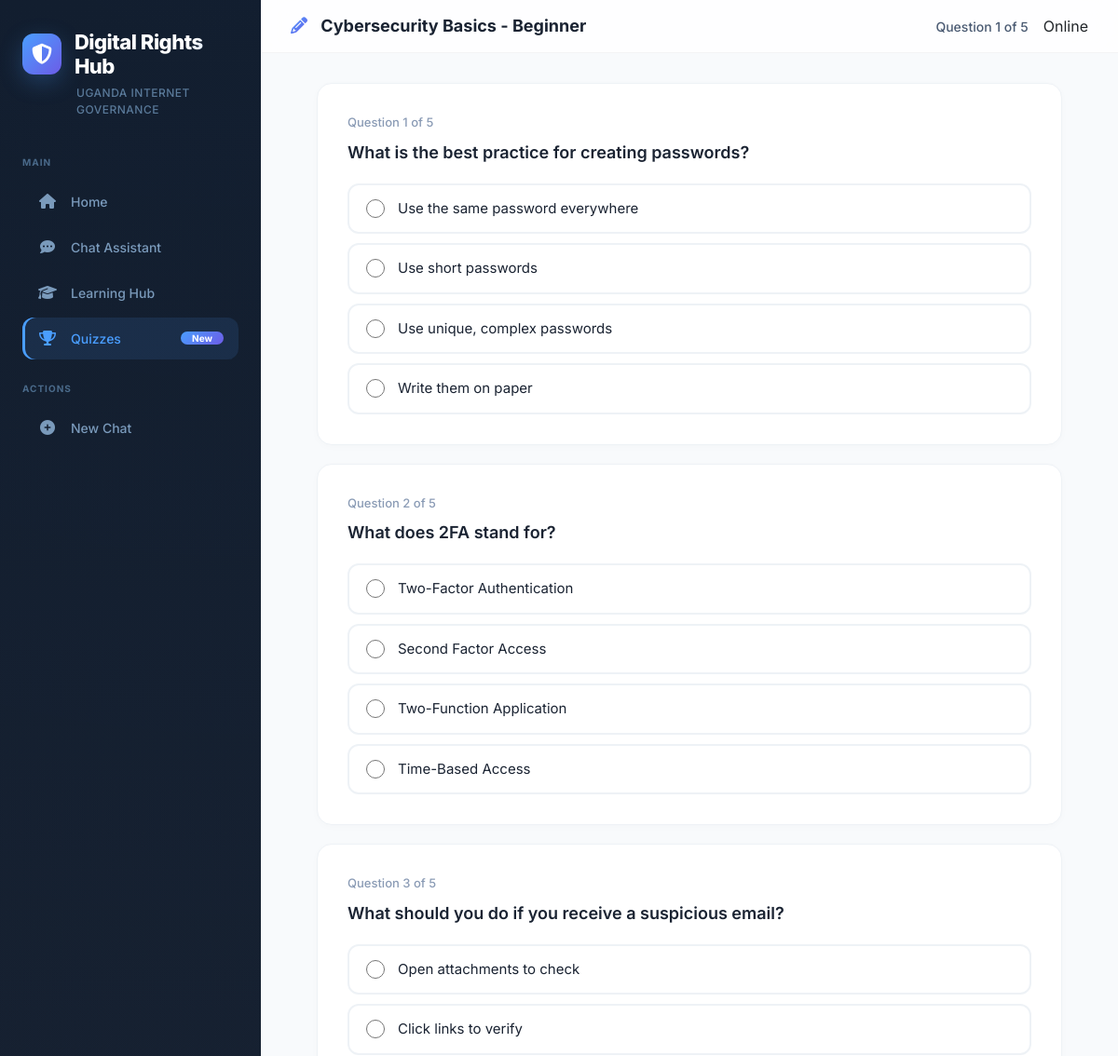
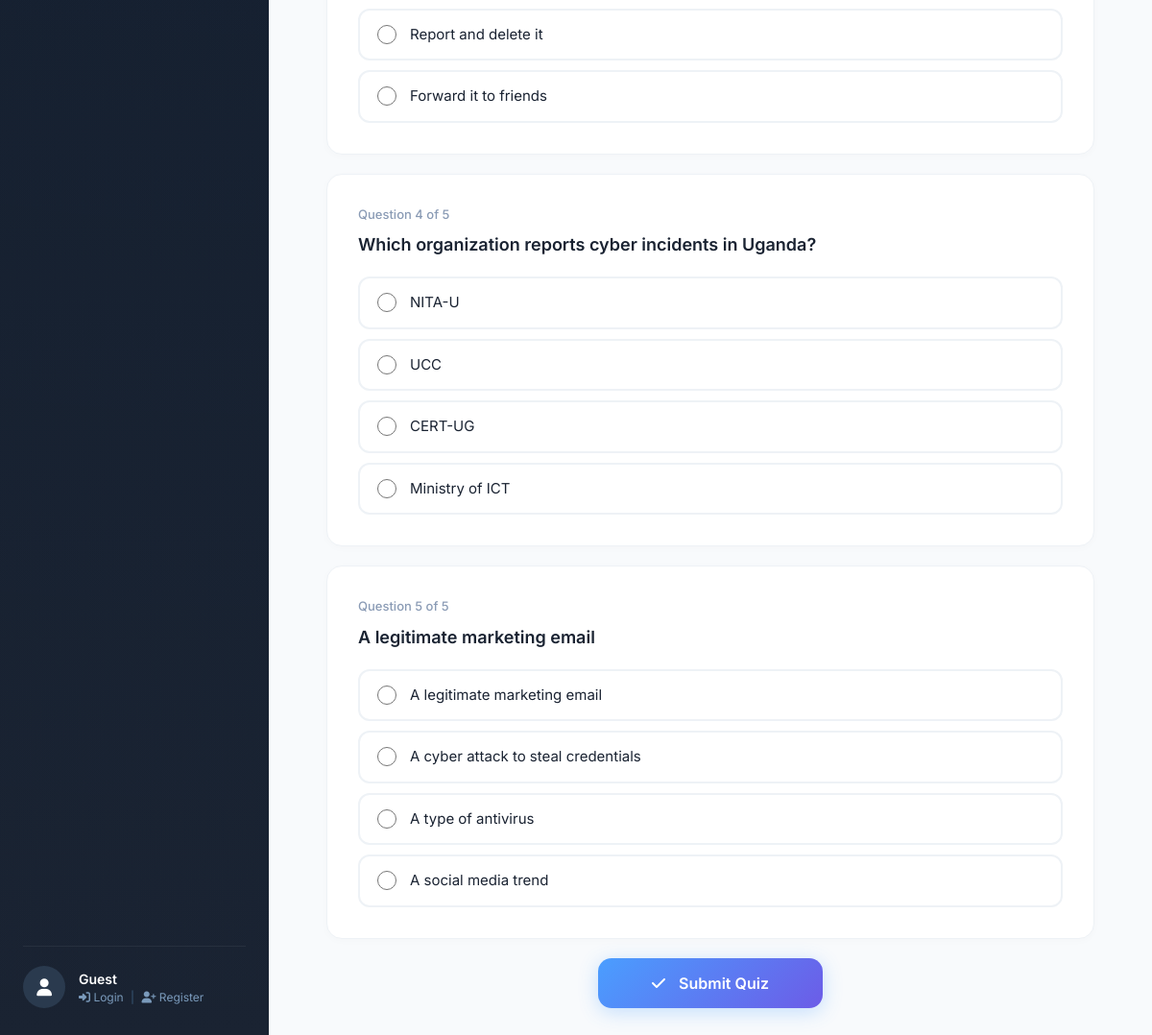
The page /quizzes/2/take/ on the database its author committed (2 pictures, top to bottom).
### chatbot/models.py (models this page shows, shortened)
class Quiz(models.Model):
    CATEGORY_CHOICES = [
        ('digital_rights', 'Digital Rights'),
        ('privacy', 'Data Privacy'),
        ('ai_policy', 'AI Policy'),
        ('cybersecurity', 'Cybersecurity'),
        ('internet_governance', 'Internet Governance'),
        ('general', 'General'),
    ]
    title = models.CharField(max_length=200)
    description = models.TextField()
    category = models.CharField(max_length=50, choices=CATEGORY_CHOICES)
    difficulty = models.CharField(max_length=20, choices=[
        ('beginner', 'Beginner'),
        ('intermediate', 'Intermediate'),
        ('advanced', 'Advanced'),
    ], default='beginner')
    time_limit = models.IntegerField(default=5)
    passing_score = models.IntegerField(default=70)
    is_published = models.BooleanField(default=True)
    created_at = models.DateTimeField(auto_now_add=True)

class QuizQuestion(models.Model):
    quiz = models.ForeignKey(Quiz, on_delete=models.CASCADE, related_name='questions')
    question_text = models.TextField()
    option_a = models.CharField(max_length=300)
    option_b = models.CharField(max_length=300)
    option_c = models.CharField(max_length=300)
    option_d = models.CharField(max_length=300)
    correct_answer = models.CharField(max_length=1, choices=[
        ('A', 'A'),
        ('B', 'B'),
        ('C', 'C'),
        ('D', 'D'),
    ])
    order = models.IntegerField(default=0)

### chatbot/views.py (the view, shortened to what this page needs)
# urls.py: path('quizzes/<int:quiz_id>/take/', views.quiz_take, name='quiz_take'),
def quiz_take(request, quiz_id):
    try:
        quiz = get_object_or_404(Quiz, id=quiz_id, is_published=True)
        questions = quiz.questions.all().order_by('order')
        context = {
            'quiz': quiz,
            'questions': questions,
            'question_count': questions.count(),
        }
        return render(request, 'chatbot/quiz_take.html', context)
    except Exception as e:
        return HttpResponseServerError(f"Error: {e}\n{traceback.format_exc()}")

### chatbot/templates/chatbot/quiz_take.html (shortened to what this page needs)
<!DOCTYPE html>
<html lang="en">
<head>
    <link href="https://cdn.jsdelivr.net/npm/bootstrap@5.3.0/dist/css/bootstrap.min.css" rel="stylesheet">
    <link rel="stylesheet" href="https://cdnjs.cloudflare.com/ajax/libs/font-awesome/6.4.0/css/all.min.css">
</head>
<body>
<div class="app-container">
    <aside class="sidebar" id="sidebar">
        <div class="sidebar-brand">
            <div class="logo-icon"><div class="icon-wrap"><i class="fas fa-shield-alt"></i></div><h1>Digital Rights Hub</h1></div>
            <div class="subtitle">Uganda Internet Governance</div>
        </div>
        <nav class="sidebar-nav">
            <div class="nav-label">Main</div>
            <a href="/" class="nav-item "><i class="fas fa-home"></i> Home</a>
            <a href="/chat/" class="nav-item"><i class="fas fa-comment-dots"></i> Chat Assistant</a>
            <a href="/learn/" class="nav-item"><i class="fas fa-graduation-cap"></i> Learning Hub</a>
            <a href="/quizzes/" class="nav-item active"><i class="fas fa-trophy"></i> Quizzes <span class="badge">New</span></a>
            <div style="margin-top:24px;"><div class="nav-label">Actions</div>
            <a href="/chat/" onclick="resetChat()" class="nav-item"><i class="fas fa-plus-circle"></i> New Chat</a></div>
        </nav>
        <div class="sidebar-footer">
            <div class="user-info">
                {% if user.is_authenticated %}
                    <div class="user-avatar">{{ user.username|make_list|first|upper }}</div>
                    <div>
                        <div class="user-name">{{ user.username }}</div>
                        <div class="user-role">
                            <a href="{% url 'profile' %}"><i class="fas fa-user"></i> Profile</a>
                            <span class="sep">|</span>
                            <a href="{% url 'logout' %}"><i class="fas fa-sign-out-alt"></i> Logout</a>
                        </div>
                    </div>
                {% else %}
                    <div class="user-avatar guest"><i class="fas fa-user" style="font-size:18px;"></i></div>
                    <div>
                        <div class="user-name">Guest</div>
                        <div class="user-role">
                            <a href="{% url 'login' %}"><i class="fas fa-sign-in-alt"></i> Login</a>
                            <span class="sep">|</span>
                            <a href="{% url 'register' %}"><i class="fas fa-user-plus"></i> Register</a>
                        </div>
                    </div>
                {% endif %}
            </div>
        </div>
    </aside>
    <main class="main-content">
        <header class="main-header">
            <h2><i class="fas fa-pencil-alt"></i> {{ quiz.title }}</h2>
            <div style="display:flex;gap:16px;align-items:center;">
                <span class="progress-text">Question 1 of {{ question_count }}</span>
                <span class="status"><span>Online</span></span>
            </div>
        </header>
        <div class="content-area">
            <form method="POST" class="question-container">
                {% for question in questions %}
                <div class="question-card">
                    <div class="question-number">Question {{ forloop.counter }} of {{ question_count }}</div>
                    <div class="question-text">{{ question.question_text }}</div>
                    <div class="options">
                        <label>
                            <input type="radio" name="question_{{ question.id }}" value="A" required>
                            {{ question.option_a }}
                        </label>
                        <label>
                            <input type="radio" name="question_{{ question.id }}" value="B" required>
                            {{ question.option_b }}
                        </label>
                        <label>
                            <input type="radio" name="question_{{ question.id }}" value="C" required>
                            {{ question.option_c }}
                        </label>
                        <label>
                            <input type="radio" name="question_{{ question.id }}" value="D" required>
                            {{ question.option_d }}
                        </label>
                    </div>
                </div>
                {% endfor %}
                <div class="submit-area">
                    <button type="submit" class="btn-submit"><i class="fas fa-check" style="margin-right:10px;"></i> Submit Quiz</button>
                </div>
            </form>
        </div>
    </main>
</div>
</body>
</html>

### rows shown on the page
Quiz: title "Cybersecurity Basics - Beginner"
QuizQuestion: question_count "5", question_text "What is the best practice for creating passwords?", option_a "Use the same password everywhere", option_b "Use short passwords", option_c "Use unique, complex passwords", option_d "Write them on paper"
QuizQuestion: question_count "5", question_text "What does 2FA stand for?", option_a "Two-Factor Authentication", option_b "Second Factor Access", option_c "Two-Function Application", option_d "Time-Based Access"
QuizQuestion: question_count "5", question_text "What should you do if you receive a suspicious email?", option_a "Open attachments to check", option_b "Click links to verify", option_c "Report and delete it", option_d "Forward it to friends"
QuizQuestion: question_count "5", question_text "Which organization reports cyber incidents in Uganda?", option_a "NITA-U", option_b "UCC", option_c "CERT-UG", option_d "Ministry of ICT"
QuizQuestion: question_count "5", question_text "A legitimate marketing email", option_a "A legitimate marketing email", option_b "A cyber attack to steal credentials", option_c "A type of antivirus", option_d "A social media trend"

### other values the page prints
{{ question_count }} "5"
